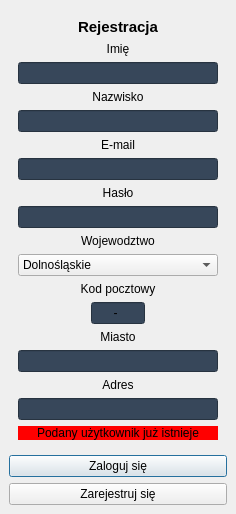
<?xml version="1.0" encoding="UTF-8"?>
<ui version="4.0">
 <class>LogInWithRegister</class>
 <widget class="QDialog" name="LogInWithRegister">
  <property name="geometry">
   <rect>
    <x>0</x>
    <y>0</y>
    <width>236</width>
    <height>496</height>
   </rect>
  </property>
  <property name="sizePolicy">
   <sizepolicy hsizetype="MinimumExpanding" vsizetype="MinimumExpanding">
    <horstretch>0</horstretch>
    <verstretch>0</verstretch>
   </sizepolicy>
  </property>
  <property name="maximumSize">
   <size>
    <width>283</width>
    <height>518</height>
   </size>
  </property>
  <property name="windowTitle">
   <string>LogInWithRegister</string>
  </property>
  <property name="styleSheet">
   <string notr="true">background-color: #1f2833;
color: white;
border-radius: 5px;
QLineEdit {
	background-color: rgb(55, 71, 90)
}</string>
  </property>
  <layout class="QHBoxLayout" name="horizontalLayout">
   <property name="leftMargin">
    <number>0</number>
   </property>
   <property name="topMargin">
    <number>0</number>
   </property>
   <property name="rightMargin">
    <number>0</number>
   </property>
   <property name="bottomMargin">
    <number>0</number>
   </property>
   <item>
    <widget class="QWidget" name="allBox" native="true">
     <property name="styleSheet">
      <string notr="true">QLineEdit {
	background-color: rgb(55, 71, 90)
}</string>
     </property>
     <layout class="QVBoxLayout" name="verticalLayout">
      <item>
       <widget class="QStackedWidget" name="stackedWidget">
        <property name="enabled">
         <bool>true</bool>
        </property>
        <property name="sizePolicy">
         <sizepolicy hsizetype="Preferred" vsizetype="Expanding">
          <horstretch>0</horstretch>
          <verstretch>0</verstretch>
         </sizepolicy>
        </property>
        <property name="currentIndex">
         <number>1</number>
        </property>
        <widget class="QWidget" name="loginPage">
         <property name="enabled">
          <bool>true</bool>
         </property>
         <property name="sizePolicy">
          <sizepolicy hsizetype="Preferred" vsizetype="Preferred">
           <horstretch>0</horstretch>
           <verstretch>0</verstretch>
          </sizepolicy>
         </property>
         <layout class="QVBoxLayout" name="verticalLayout_2">
          <item>
           <widget class="QLabel" name="loginnameLabel">
            <property name="font">
             <font>
              <pointsize>11</pointsize>
              <bold>true</bold>
             </font>
            </property>
            <property name="text">
             <string>Logowanie</string>
            </property>
            <property name="alignment">
             <set>Qt::AlignmentFlag::AlignCenter</set>
            </property>
           </widget>
          </item>
          <item>
           <widget class="QLabel" name="logemailLabel">
            <property name="enabled">
             <bool>true</bool>
            </property>
            <property name="text">
             <string>E-mail</string>
            </property>
            <property name="alignment">
             <set>Qt::AlignmentFlag::AlignCenter</set>
            </property>
           </widget>
          </item>
          <item>
           <widget class="QLineEdit" name="logemailLineEdit"/>
          </item>
          <item>
           <widget class="QLabel" name="logpasswdLabel">
            <property name="text">
             <string>Hasło</string>
            </property>
            <property name="alignment">
             <set>Qt::AlignmentFlag::AlignCenter</set>
            </property>
           </widget>
          </item>
          <item>
           <widget class="QLineEdit" name="logpasswdLineEdit">
            <property name="echoMode">
             <enum>QLineEdit::EchoMode::Password</enum>
            </property>
           </widget>
          </item>
          <item>
           <widget class="QLabel" name="logerrLabel">
            <property name="font">
             <font>
              <pointsize>11</pointsize>
             </font>
            </property>
            <property name="styleSheet">
             <string notr="true">background-color: red;</string>
            </property>
            <property name="text">
             <string>Złe dane</string>
            </property>
            <property name="alignment">
             <set>Qt::AlignmentFlag::AlignCenter</set>
            </property>
           </widget>
          </item>
          <item>
           <spacer name="verticalSpacer_2">
            <property name="orientation">
             <enum>Qt::Orientation::Vertical</enum>
            </property>
            <property name="sizeHint" stdset="0">
             <size>
              <width>20</width>
              <height>40</height>
             </size>
            </property>
           </spacer>
          </item>
         </layout>
        </widget>
        <widget class="QWidget" name="registerPage">
         <property name="enabled">
          <bool>true</bool>
         </property>
         <property name="sizePolicy">
          <sizepolicy hsizetype="Preferred" vsizetype="MinimumExpanding">
           <horstretch>0</horstretch>
           <verstretch>0</verstretch>
          </sizepolicy>
         </property>
         <layout class="QVBoxLayout" name="verticalLayout_3">
          <item>
           <widget class="QLabel" name="registernameLabel">
            <property name="font">
             <font>
              <pointsize>11</pointsize>
              <bold>true</bold>
             </font>
            </property>
            <property name="text">
             <string>Rejestracja</string>
            </property>
            <property name="alignment">
             <set>Qt::AlignmentFlag::AlignCenter</set>
            </property>
           </widget>
          </item>
          <item>
           <widget class="QLabel" name="regnameLabel">
            <property name="text">
             <string>Imię</string>
            </property>
            <property name="alignment">
             <set>Qt::AlignmentFlag::AlignCenter</set>
            </property>
           </widget>
          </item>
          <item>
           <widget class="QLineEdit" name="regnameLineEdit">
            <property name="maxLength">
             <number>30</number>
            </property>
           </widget>
          </item>
          <item>
           <widget class="QLabel" name="regsurnameLabel">
            <property name="text">
             <string>Nazwisko</string>
            </property>
            <property name="alignment">
             <set>Qt::AlignmentFlag::AlignCenter</set>
            </property>
           </widget>
          </item>
          <item>
           <widget class="QLineEdit" name="regsurnameLineEdit">
            <property name="maxLength">
             <number>50</number>
            </property>
           </widget>
          </item>
          <item>
           <widget class="QLabel" name="regemailLabel_2">
            <property name="text">
             <string>E-mail</string>
            </property>
            <property name="alignment">
             <set>Qt::AlignmentFlag::AlignCenter</set>
            </property>
           </widget>
          </item>
          <item>
           <widget class="QLineEdit" name="regemailLineEdit">
            <property name="maxLength">
             <number>50</number>
            </property>
           </widget>
          </item>
          <item>
           <widget class="QLabel" name="regpasswdLabel">
            <property name="text">
             <string>Hasło</string>
            </property>
            <property name="alignment">
             <set>Qt::AlignmentFlag::AlignCenter</set>
            </property>
           </widget>
          </item>
          <item>
           <widget class="QLineEdit" name="regpasswdLineEdit">
            <property name="maxLength">
             <number>50</number>
            </property>
            <property name="echoMode">
             <enum>QLineEdit::EchoMode::Password</enum>
            </property>
           </widget>
          </item>
          <item>
           <widget class="QLabel" name="regprovinceLabel">
            <property name="text">
             <string>Wojewodztwo</string>
            </property>
            <property name="alignment">
             <set>Qt::AlignmentFlag::AlignCenter</set>
            </property>
           </widget>
          </item>
          <item>
           <widget class="QComboBox" name="regprovinceComboBox">
            <property name="minimumSize">
             <size>
              <width>0</width>
              <height>20</height>
             </size>
            </property>
            <item>
             <property name="text">
              <string>Dolnośląskie</string>
             </property>
            </item>
            <item>
             <property name="text">
              <string>Kujawsko-pomorskie</string>
             </property>
            </item>
            <item>
             <property name="text">
              <string>Lubelskie</string>
             </property>
            </item>
            <item>
             <property name="text">
              <string>Lubuskie</string>
             </property>
            </item>
            <item>
             <property name="text">
              <string>Łódzkie</string>
             </property>
            </item>
            <item>
             <property name="text">
              <string>Małopolskie</string>
             </property>
            </item>
            <item>
             <property name="text">
              <string>Mazowieckie</string>
             </property>
            </item>
            <item>
             <property name="text">
              <string>Opolskie</string>
             </property>
            </item>
            <item>
             <property name="text">
              <string>Podkarpackie</string>
             </property>
            </item>
            <item>
             <property name="text">
              <string>Podlaskie</string>
             </property>
            </item>
            <item>
             <property name="text">
              <string>Pomorskie</string>
             </property>
            </item>
            <item>
             <property name="text">
              <string>Śląskie</string>
             </property>
            </item>
            <item>
             <property name="text">
              <string>Świętokrzyskie</string>
             </property>
            </item>
            <item>
             <property name="text">
              <string>Warmińsko-mazurskie</string>
             </property>
            </item>
            <item>
             <property name="text">
              <string>Wielkopolskie</string>
             </property>
            </item>
            <item>
             <property name="text">
              <string>Zachodniopomorskie</string>
             </property>
            </item>
           </widget>
          </item>
          <item>
           <widget class="QLabel" name="regzipcodeLabel">
            <property name="text">
             <string>Kod pocztowy</string>
            </property>
            <property name="alignment">
             <set>Qt::AlignmentFlag::AlignCenter</set>
            </property>
           </widget>
          </item>
          <item>
           <layout class="QHBoxLayout" name="zipcodeBox" stretch="4,3,4">
            <item>
             <spacer name="horizontalSpacer">
              <property name="orientation">
               <enum>Qt::Orientation::Horizontal</enum>
              </property>
              <property name="sizeHint" stdset="0">
               <size>
                <width>40</width>
                <height>20</height>
               </size>
              </property>
             </spacer>
            </item>
            <item>
             <widget class="QLineEdit" name="regzipcodeLineEdit">
              <property name="sizePolicy">
               <sizepolicy hsizetype="Minimum" vsizetype="Fixed">
                <horstretch>0</horstretch>
                <verstretch>0</verstretch>
               </sizepolicy>
              </property>
              <property name="minimumSize">
               <size>
                <width>15</width>
                <height>0</height>
               </size>
              </property>
              <property name="inputMask">
               <string>99-999</string>
              </property>
              <property name="alignment">
               <set>Qt::AlignmentFlag::AlignCenter</set>
              </property>
             </widget>
            </item>
            <item>
             <spacer name="horizontalSpacer_2">
              <property name="orientation">
               <enum>Qt::Orientation::Horizontal</enum>
              </property>
              <property name="sizeHint" stdset="0">
               <size>
                <width>40</width>
                <height>20</height>
               </size>
              </property>
             </spacer>
            </item>
           </layout>
          </item>
          <item>
           <widget class="QLabel" name="regcityLabel">
            <property name="text">
             <string>Miasto</string>
            </property>
            <property name="alignment">
             <set>Qt::AlignmentFlag::AlignCenter</set>
            </property>
           </widget>
          </item>
          <item>
           <widget class="QLineEdit" name="regcityLineEdit">
            <property name="maxLength">
             <number>50</number>
            </property>
           </widget>
          </item>
          <item>
           <widget class="QLabel" name="regaddressLabel">
            <property name="text">
             <string>Adres</string>
            </property>
            <property name="alignment">
             <set>Qt::AlignmentFlag::AlignCenter</set>
            </property>
           </widget>
          </item>
          <item>
           <widget class="QLineEdit" name="regaddressLineEdit"/>
          </item>
          <item>
           <widget class="QLabel" name="regerrorLabel">
            <property name="styleSheet">
             <string notr="true">background-color: red;</string>
            </property>
            <property name="text">
             <string>Podany użytkownik już istnieje</string>
            </property>
            <property name="alignment">
             <set>Qt::AlignmentFlag::AlignCenter</set>
            </property>
           </widget>
          </item>
         </layout>
        </widget>
       </widget>
      </item>
      <item>
       <widget class="QPushButton" name="loginButton">
        <property name="cursor">
         <cursorShape>PointingHandCursor</cursorShape>
        </property>
        <property name="text">
         <string>Zaloguj się</string>
        </property>
        <property name="icon">
         <iconset resource="resources.qrc">
          <normaloff>:/icons_white/log-in.png</normaloff>:/icons_white/log-in.png</iconset>
        </property>
       </widget>
      </item>
      <item>
       <widget class="QPushButton" name="registerButton">
        <property name="cursor">
         <cursorShape>PointingHandCursor</cursorShape>
        </property>
        <property name="text">
         <string>Zarejestruj się</string>
        </property>
        <property name="icon">
         <iconset resource="resources.qrc">
          <normaloff>:/icons_white/register.png</normaloff>:/icons_white/register.png</iconset>
        </property>
       </widget>
      </item>
     </layout>
    </widget>
   </item>
  </layout>
 </widget>
 <resources>
  <include location="resources.qrc"/>
 </resources>
 <connections/>
</ui>
